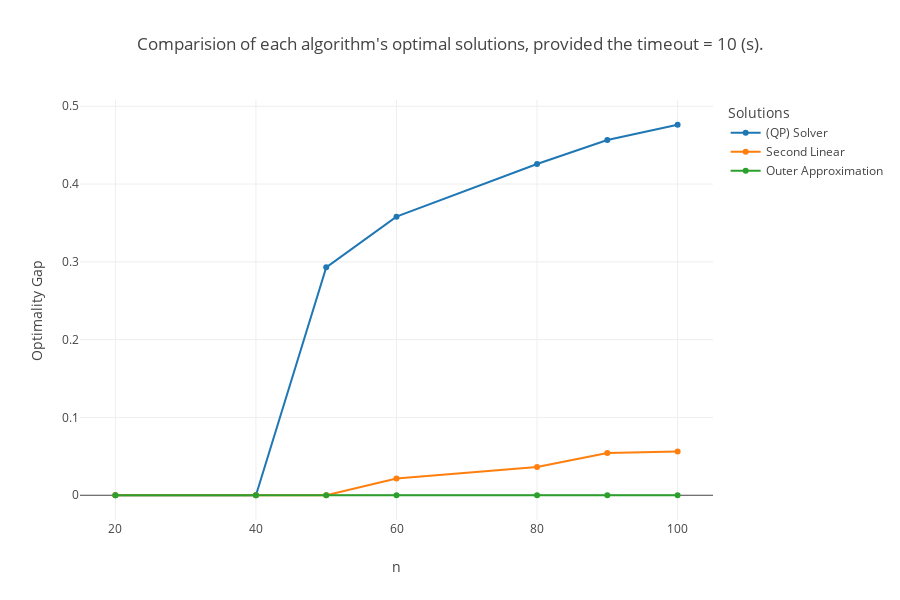

The code cell stored with this chart in its notebook:
### Code cell
# visualised the results
fig = px.line(
    data_frame=df_comparision,
    y="Optimality Gap",
    x="n",
    color="Solutions",
    template="none",
    height=600,
    markers=True,
    title=f"Comparision of each algorithm's optimal solutions, provided the timeout = {time_constraint} (s).",
)
fig.show()

### Figure 1 — Plotly figure (JSON) as saved in the notebook; plotly's stock layout.template omitted (floating-point values rounded to 4 significant figures)
{"data": [{"hovertemplate": "Solutions=(QP) Solver<br>n=%{x}<br>Optimality Gap=%{y}<extra></extra>", "legendgroup": "(QP) Solver", "line": {"color": "#1F77B4", "dash": "solid"}, "marker": {"symbol": "circle"}, "mode": "lines+markers", "name": "(QP) Solver", "orientation": "v", "showlegend": true, "type": "scatter", "x": [20, 40, 50, 60, 80, 90, 100], "xaxis": "x", "y": [0.0, 0.0, 0.2929, 0.3581, 0.4258, 0.4565, 0.4762], "yaxis": "y"}, {"hovertemplate": "Solutions=Second Linear<br>n=%{x}<br>Optimality Gap=%{y}<extra></extra>", "legendgroup": "Second Linear", "line": {"color": "#FF7F0E", "dash": "solid"}, "marker": {"symbol": "circle"}, "mode": "lines+markers", "name": "Second Linear", "orientation": "v", "showlegend": true, "type": "scatter", "x": [20, 40, 50, 60, 80, 90, 100], "xaxis": "x", "y": [0.0, 0.0, 0.0, 0.02146, 0.03632, 0.05438, 0.05608], "yaxis": "y"}, {"hovertemplate": "Solutions=Outer Approximation<br>n=%{x}<br>Optimality Gap=%{y}<extra></extra>", "legendgroup": "Outer Approximation", "line": {"color": "#2CA02C", "dash": "solid"}, "marker": {"symbol": "circle"}, "mode": "lines+markers", "name": "Outer Approximation", "orientation": "v", "showlegend": true, "type": "scatter", "x": [20, 40, 50, 60, 80, 90, 100], "xaxis": "x", "y": [0.0, 1.617e-14, 0.0, 5.051e-13, 0.0, -2.426e-14, -3.914e-14], "yaxis": "y"}], "layout": {"height": 600, "legend": {"title": {"text": "Solutions"}, "tracegroupgap": 0}, "title": {"text": "Comparision of each algorithm's optimal solutions, provided the timeout = 10 (s)."}, "xaxis": {"anchor": "y", "domain": [0, 1], "title": {"text": "n"}}, "yaxis": {"anchor": "x", "domain": [0, 1], "title": {"text": "Optimality Gap"}}}}
